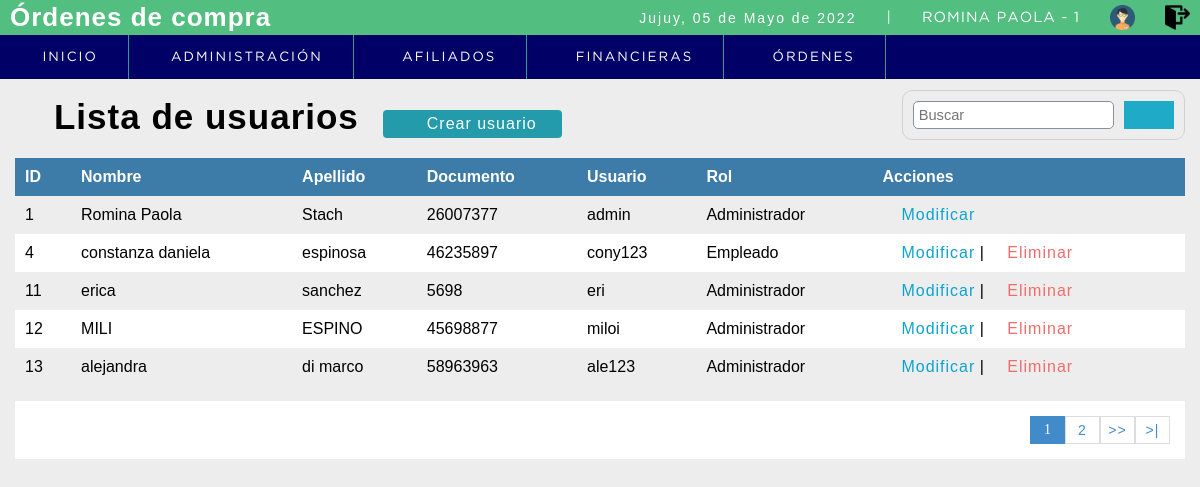
The page /sistema/lista_usuarios.php (signed in) on the database its author committed.
### tables this page shows
CREATE TABLE `usuario` (
  `idusuario` int(11) NOT NULL,
  `nombre` varchar(50) DEFAULT NULL,
  `correo` varchar(100) DEFAULT NULL,
  `usuario` varchar(15) DEFAULT NULL,
  `clave` varchar(100) DEFAULT NULL,
  `rol` int(1) DEFAULT NULL,
  `estatus` int(1) NOT NULL DEFAULT 1,
  `apellido` varchar(50) NOT NULL,
  `documento` int(11) NOT NULL
);

CREATE TABLE `rol` (
  `idrol` int(11) NOT NULL,
  `rol` varchar(20) DEFAULT NULL
);

### sistema/lista_usuarios.php (the view, shortened to what this page needs)
<?php
	include "../conexion.php";
 ?>
<!DOCTYPE html>
<html lang="en">
<head>
	<?php include "includes/scripts.php"; ?>
</head>
<body>
	<?php include "includes/header.php"; ?>
	<section id="container">
		<h1><i class="fas fa-users"></i> Lista de usuarios</h1>
		<a href="registro_usuario.php" class="btn_new"><i class="fas fa-user-plus"></i> Crear usuario</a>
		<form action="buscar_usuario.php" method="get" class="form_search">
			<input type="text" name="busqueda" id="busqueda" placeholder="Buscar">
			<button type="submit" class="btn_search"><i class="fas fa-search"></i></button>
		</form>
		<table>
			<tr>
				<th>ID</th>
				<th>Nombre</th>
				<th>Apellido</th>
				<th>Documento</th>
				<th>Usuario</th>
				<th>Rol</th>
				<th>Acciones</th>
			</tr>
		<?php
			$sql_registe = mysqli_query($conection,"SELECT COUNT(*) as total_registro FROM usuario WHERE estatus = 1 ");
			$result_register = mysqli_fetch_array($sql_registe);
			$total_registro = $result_register['total_registro'];
			$por_pagina = 5;
			if(empty($_GET['pagina']))
			{
				$pagina = 1;
			}else{
				$pagina = $_GET['pagina'];
			}
			$desde = ($pagina-1) * $por_pagina;
			$total_paginas = ceil($total_registro / $por_pagina);
			$query = mysqli_query($conection,"SELECT u.idusuario, u.nombre, u.apellido, u.documento, u.usuario, r.rol FROM usuario u INNER JOIN rol r ON u.rol = r.idrol WHERE estatus = 1 ORDER BY u.idusuario ASC LIMIT $desde,$por_pagina
				");
			$result = mysqli_num_rows($query);
			if($result > 0){
				while ($data = mysqli_fetch_array($query)) {
			?>
				<tr>
					<td><?php echo $data["idusuario"]; ?></td>
					<td><?php echo $data["nombre"]; ?></td>
					<td><?php echo $data["apellido"]; ?></td>
					<td><?php echo $data["documento"]; ?></td>
					<td><?php echo $data["usuario"]; ?></td>
					<td><?php echo $data['rol'] ?></td>
					<td>
						<a class="link_edit" href="editar_usuario.php?id=<?php echo $data["idusuario"]; ?>"><i class="far fa-edit"></i> Modificar</a>
					<?php if($data["idusuario"] != 1){ ?>
						|
						<a class="link_delete" href="eliminar_confirmar_usuario.php?id=<?php echo $data["idusuario"]; ?>"><i class="far fa-trash-alt"></i> Eliminar</a>
					<?php } ?>
					</td>
				</tr>
		<?php
				}
			}
		 ?>
		</table>
		<div class="paginador">
			<ul>
			<?php
				for ($i=1; $i <= $total_paginas; $i++) {
					if($i == $pagina)
					{
						echo '<li class="pageSelected">'.$i.'</li>';
					}else{
						echo '<li><a href="?pagina='.$i.'">'.$i.'</a></li>';
					}
				}
				if($pagina != $total_paginas)
				{
			 ?>
				<li><a href="?pagina=<?php echo $pagina + 1; ?>">>></a></li>
				<li><a href="?pagina=<?php echo $total_paginas; ?> ">>|</a></li>
			<?php } ?>
			</ul>
		</div>
	</section>
</body>
</html>

### sistema/css/style.css (style rules this page uses)
* { margin: 0; padding: 0; box-sizing: border-box; }
body { background: #ededed; }
h1, h2, h3, h4, h5, h6 { font-family: 'arial'; font-weight: bold; letter-spacing: 1px; }
h1 { font-size: 26px; }
a { text-decoration: none; font-family: arial; letter-spacing: 1px; }
#container { padding: 90px 15px 15px; }
form { background: #FFF; margin: auto; padding: 20px 50px; border: 1px solid #d1d1d1; }
input,select { display: block; width: 100%; font-size: 11pt; padding: 5px; border: 1px solid #85929e; border-radius: 5px; }
#container h1 { font-size: 35px; display: inline-block; }
.btn_new { display: inline-block; background: #239baa; color: #FFF; padding: 5px 25px; border-radius: 4px; margin: 20px; }
table { border-collapse: collapse; font-size: 12pt; font-family: 'arial'; width: 100%; }
table th { text-align: left; padding: 10px; background: #3d7ba8; color: #FFF; }
table tr:nth-child(odd) { background: #FFF; }
table td { padding: 10px; }
.link_edit { color: #0ca4ce; }
.link_delete { color: #f26b6b; }
.paginador ul { padding: 15px; list-style: none; background: #FFF; margin-top: 15px; display: -webkit-flex; display: -moz-flex; display: -ms-flex; display: -o-flex; display: flex; justify-content: flex-end; }
.paginador a, .pageSelected { color: #428bca; border: 1px solid #ddd; padding: 5px; display: inline-block; font-size: 14px; text-align: center; width: 35px; }
.pageSelected { color: #FFF; background: #428bca; border: 1px solid #428bca; }
.form_search { display: -webkit-flex; display: -moz-flex; display: -ms-flex; display: -o-flex; display: flex; float: right; background: initial; padding: 10px; border-radius: 10px; }
.form_search .btn_search { background: #1faac8; color: #FFF; padding: 0 20px; border: 0; cursor: pointer; margin-left: 10px; }

### rows shown on the page
usuario: idusuario "1", nombre "Romina Paola", apellido "Stach", documento "26007377", usuario "admin", rol.rol "Administrador"
usuario: idusuario "4", nombre "constanza daniela", apellido "espinosa", documento "46235897", usuario "cony123", rol.rol "Empleado"
usuario: idusuario "11", nombre "erica", apellido "sanchez", documento "5698", usuario "eri", rol.rol "Administrador"
usuario: idusuario "12", nombre "MILI", apellido "ESPINO", documento "45698877", usuario "miloi", rol.rol "Administrador"
usuario: idusuario "13", nombre "alejandra", apellido "di marco", documento "58963963", usuario "ale123", rol.rol "Administrador"

### other values the page prints
fechaC() "05 de Mayo de 2022"
$_SESSION['nombre'] "ROMINA PAOLA"
$_SESSION['rol'] "1"
